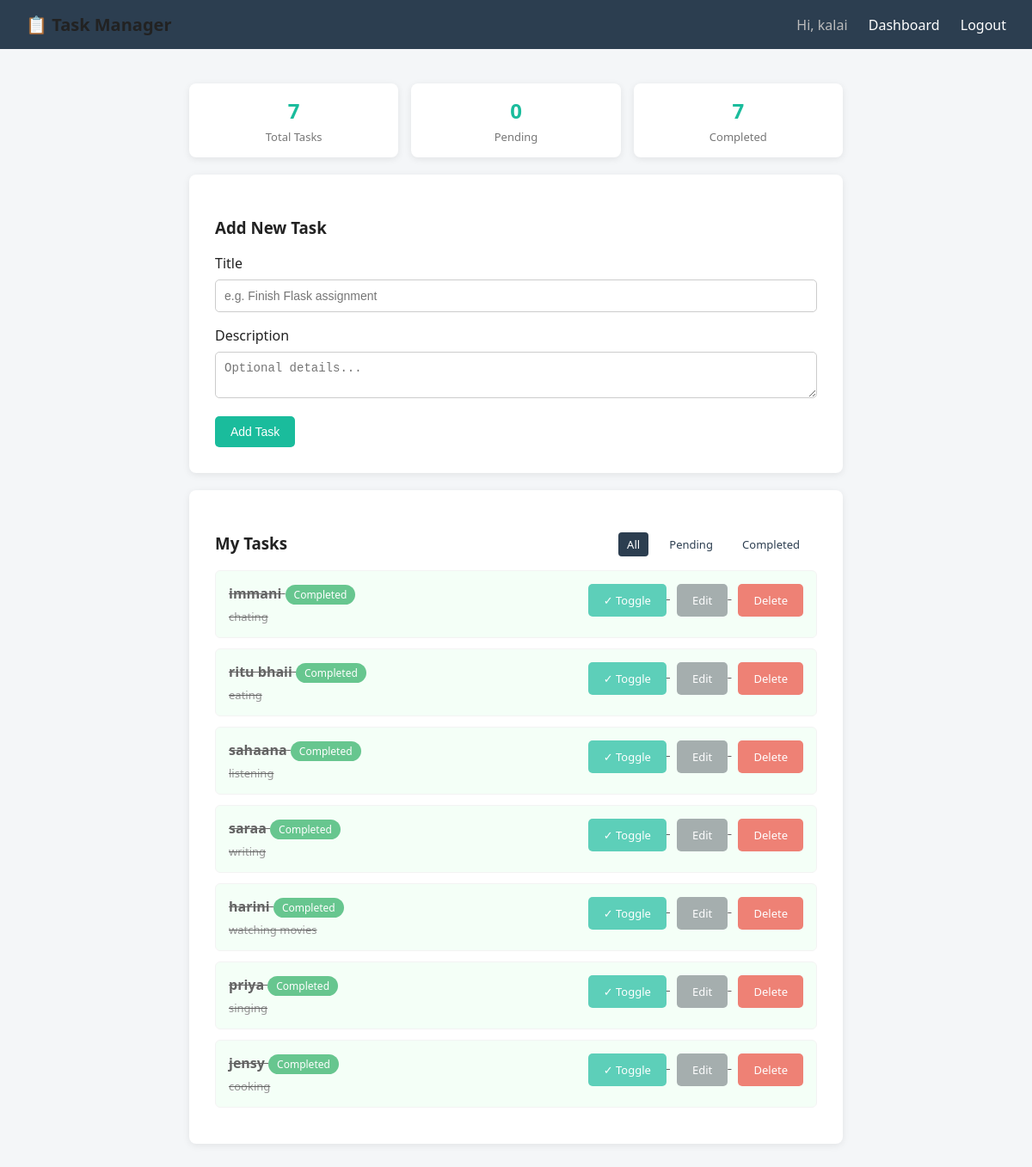
The page /dashboard (signed in) on the database its author committed.
### app.py (models this page shows)
class Task(db.Model):
    id = db.Column(db.Integer, primary_key=True)
    title = db.Column(db.String(120), nullable=False)
    description = db.Column(db.Text, nullable=True)
    status = db.Column(db.String(20), default='Pending')  # Pending / Completed
    created_at = db.Column(db.DateTime, default=datetime.utcnow)
    user_id = db.Column(db.Integer, db.ForeignKey('user.id'), nullable=False)

### app.py (the view)
@app.route('/dashboard')
@login_required
def dashboard():
    user_id = session['user_id']
    filter_status = request.args.get('status', 'All')
    query = Task.query.filter_by(user_id=user_id)
    if filter_status != 'All':
        query = query.filter_by(status=filter_status)
    tasks = query.order_by(Task.created_at.desc()).all()
    total = Task.query.filter_by(user_id=user_id).count()
    completed = Task.query.filter_by(user_id=user_id, status='Completed').count()
    pending = total - completed
    return render_template(
        'dashboard.html',
        tasks=tasks,
        total=total,
        completed=completed,
        pending=pending,
        filter_status=filter_status
    )

### app.py (called while the page is built)
def login_required(f):
    @wraps(f)
    def decorated_function(*args, **kwargs):
        if 'user_id' not in session:
            flash('Please log in to continue.', 'warning')
            return redirect(url_for('login'))
        return f(*args, **kwargs)
    return decorated_function

### templates/dashboard.html (shortened to what this page needs)
{% extends 'base.html' %}
{% block content %}
<div class="stats">
    <div class="stat-box"><h2>{{ total }}</h2><p>Total Tasks</p></div>
    <div class="stat-box"><h2>{{ pending }}</h2><p>Pending</p></div>
    <div class="stat-box"><h2>{{ completed }}</h2><p>Completed</p></div>
</div>
<div class="card" style="margin-bottom:20px;">
    <h3>Add New Task</h3>
    <form method="POST" action="{{ url_for('add_task') }}">
        <label>Title</label>
        <input type="text" name="title" placeholder="e.g. Finish Flask assignment" required>
        <label>Description</label>
        <textarea name="description" rows="2" placeholder="Optional details..."></textarea>
        <button type="submit">Add Task</button>
    </form>
</div>
<div class="card">
    <div style="display:flex; justify-content:space-between; align-items:center;">
        <h3>My Tasks</h3>
        <div class="filters">
            <a href="{{ url_for('dashboard', status='All') }}" class="{{ 'active' if filter_status=='All' }}">All</a>
            <a href="{{ url_for('dashboard', status='Pending') }}" class="{{ 'active' if filter_status=='Pending' }}">Pending</a>
            <a href="{{ url_for('dashboard', status='Completed') }}" class="{{ 'active' if filter_status=='Completed' }}">Completed</a>
        </div>
    </div>
    {% if tasks %}
        {% for task in tasks %}
        <div class="task {{ 'completed' if task.status == 'Completed' }}">
            <div>
                <strong>{{ task.title }}</strong>
                <span class="status-badge {{ task.status }}">{{ task.status }}</span>
                {% if task.description %}<p style="margin:5px 0 0; color:#666; font-size:13px;">{{ task.description }}</p>{% endif %}
            </div>
            <div class="task-actions">
                <a href="{{ url_for('toggle_status', task_id=task.id) }}" class="btn">✓ Toggle</a>
                <a href="{{ url_for('edit_task', task_id=task.id) }}" class="btn btn-secondary">Edit</a>
                <a href="{{ url_for('delete_task', task_id=task.id) }}" class="btn btn-danger"
                   onclick="return confirm('Delete this task?');">Delete</a>
            </div>
        </div>
        {% endfor %}
    {% else %}
        <p style="color:#999;">No tasks found. Add one above!</p>
    {% endif %}
</div>
{% endblock %}

### templates/base.html (shortened to what this page needs)
<!DOCTYPE html>
<html lang="en">
<head>
</head>
<body>
    <nav>
        <div class="brand">📋 Task Manager</div>
        <div>
            {% if session.get('user_id') %}
                <span style="color:#bbb;">Hi, {{ session.get('username') }}</span>
                <a href="{{ url_for('dashboard') }}">Dashboard</a>
                <a href="{{ url_for('logout') }}">Logout</a>
            {% else %}
                <a href="{{ url_for('login') }}">Login</a>
                <a href="{{ url_for('register') }}">Register</a>
            {% endif %}
        </div>
    </nav>
    <div class="container">
        {% block content %}{% endblock %}
    </div>
</body>
</html>

### templates/base.html (style rules this page uses)
* { box-sizing: border-box; }
body { font-family: 'Segoe UI', Arial, sans-serif; background: #f4f6f8; margin: 0; color: #222; }
nav { background: #2c3e50; padding: 15px 30px; display: flex; justify-content: space-between; align-items: center; }
nav a { color: #fff; text-decoration: none; margin-left: 20px; font-weight: 500; }
.brand { font-size: 20px; font-weight: bold; }
.container { max-width: 800px; margin: 40px auto; padding: 0 20px; }
.card { background: #fff; border-radius: 8px; padding: 30px; box-shadow: 0 2px 8px rgba(0,0,0,0.08); }
input[type=text], input[type=password], textarea { width: 100%; padding: 10px; margin: 8px 0 16px 0; border: 1px solid #ccc; border-radius: 5px; font-size: 14px; }
button, .btn { background: #1abc9c; color: #fff; border: none; padding: 10px 18px; border-radius: 5px; cursor: pointer; font-size: 14px; text-decoration: none; display: inline-block; }
.btn-danger { background: #e74c3c; }
.btn-secondary { background: #7f8c8d; }
.task { border: 1px solid #eee; border-radius: 6px; padding: 15px; margin-bottom: 12px; display: flex; justify-content: space-between; align-items: flex-start; }
.task.completed { background: #f0fff4; text-decoration: line-through; opacity: 0.7; }
.task-actions a { margin-left: 8px; font-size: 13px; }
.status-badge { display: inline-block; padding: 3px 10px; border-radius: 12px; font-size: 12px; color: #fff; background: #f39c12; }
.status-badge.Completed { background: #27ae60; }
.stats { display: flex; gap: 15px; margin-bottom: 20px; }
.stat-box { flex: 1; background: #fff; border-radius: 8px; padding: 15px; text-align: center; box-shadow: 0 2px 8px rgba(0,0,0,0.08); }
.stat-box h2 { margin: 0; color: #1abc9c; }
.stat-box p { margin: 5px 0 0; color: #777; font-size: 13px; }
.filters a { margin-right: 10px; color: #2c3e50; font-size: 13px; text-decoration: none; padding: 5px 10px; border-radius: 4px; }
.filters a.active { background: #2c3e50; color: #fff; }

### rows shown on the page
Task: title "immani", status "Completed", description "chating"
Task: title "ritu bhaii", status "Completed", description "eating"
Task: title "sahaana", status "Completed", description "listening"
Task: title "saraa", status "Completed", description "writing"
Task: title "harini", status "Completed", description "watching movies"
Task: title "priya", status "Completed", description "singing"
Task: title "jensy", status "Completed", description "cooking"

### other values the page prints
{{ session.get('username') }} "kalai"
{{ total }} "7"
{{ pending }} "0"
{{ completed }} "7"
